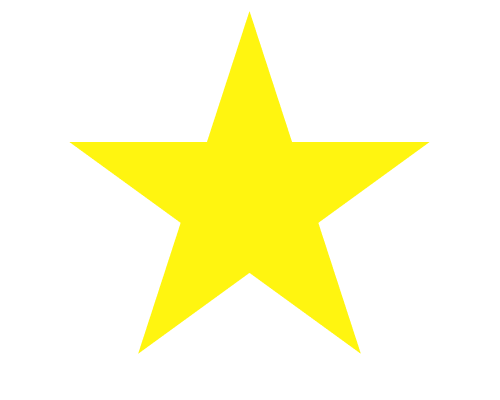
#> input picture img/Star.png, 500 x 400 px
$ python 08_CornerDetection.py
#> lines starting #> are read from the running program, lines starting #| are printed output that depends on the picture; after the words box and inside, x2 and y2 are one past the last pixel; in counts of white or black regions, pixels touching at a corner belong together
import cv2 as cv
import numpy as np
import matplotlib.pyplot as plt

image =cv.imread("./img/Star.png")
#> image is the input picture: shape (400, 500, 3); mean B, G, R 206.8, 253, 255
image_gray =cv.imread("./img/Star.png", 0)
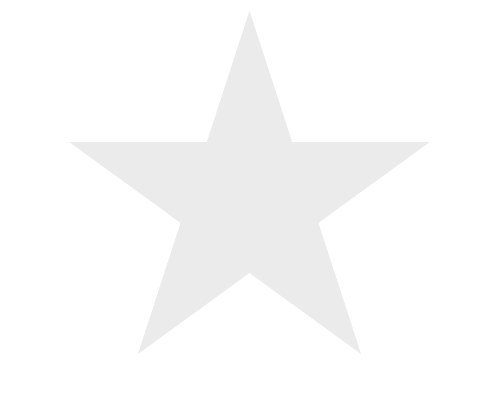
#> image_gray: shape (400, 500); min 235, max 255, mean 251


corners = cv.cornerHarris(image_gray, 3, 7, 0.04)
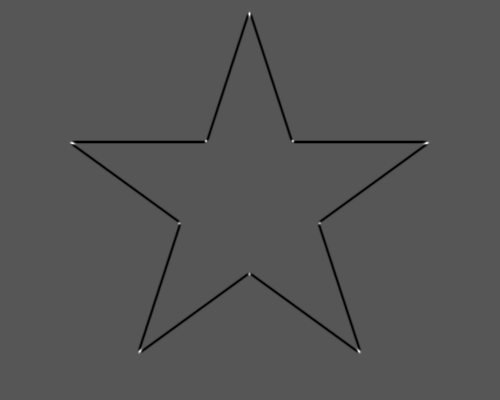
#> corners: shape (400, 500) float32; min -0.00875, max 0.0171, mean -0.000127; drawn with min black and max white

corners_dilated = cv.dilate(corners, None)
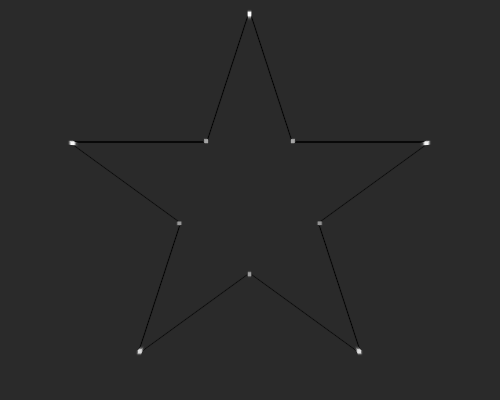
#> corners_dilated: shape (400, 500) float32; min -0.00343, max 0.0171, mean -7.86e-06; drawn with min black and max white
image[corners_dilated > 0.01*corners_dilated.max()] = [255,0,0]
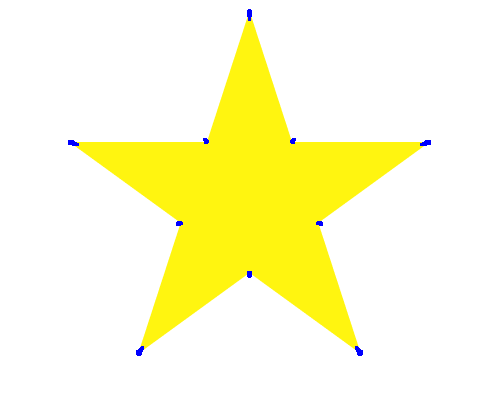
#> image: shape (400, 500, 3); 0.21% of pixels changed, all inside (x1, y1, x2, y2) = (68, 9, 431, 356)

plt.imshow(image)
plt.show()
